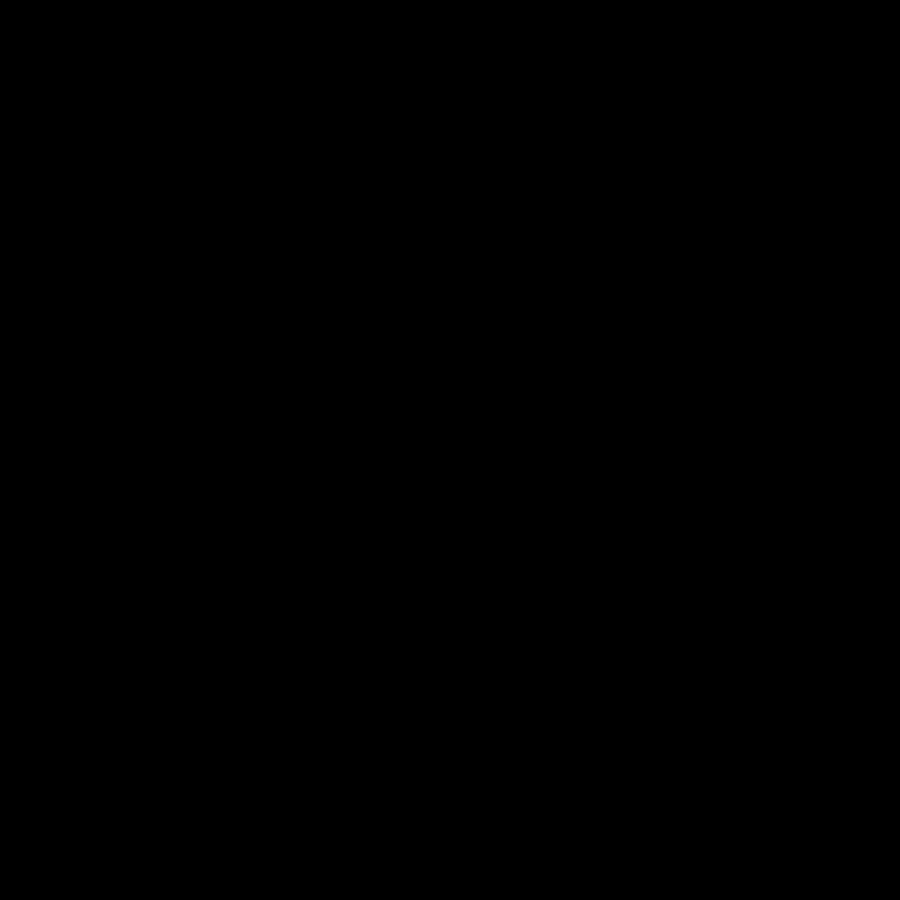
Frame 1 (no input)
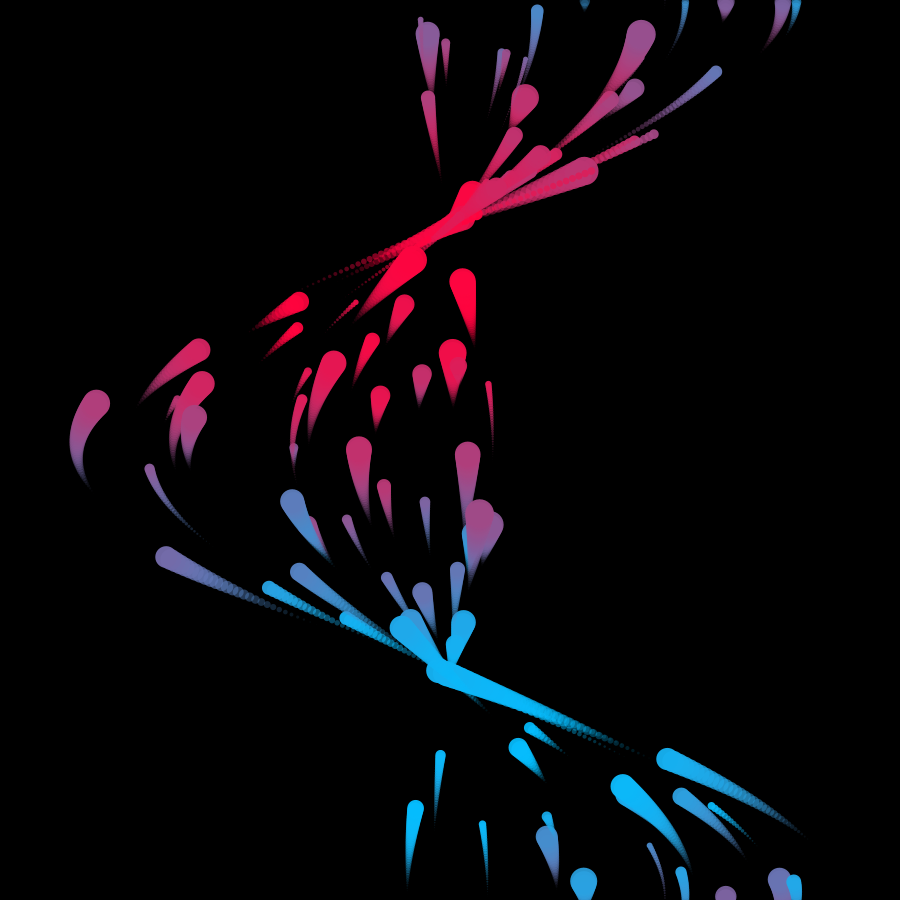
Frame 60 (the mouse pressed at the canvas centre just before this capture)
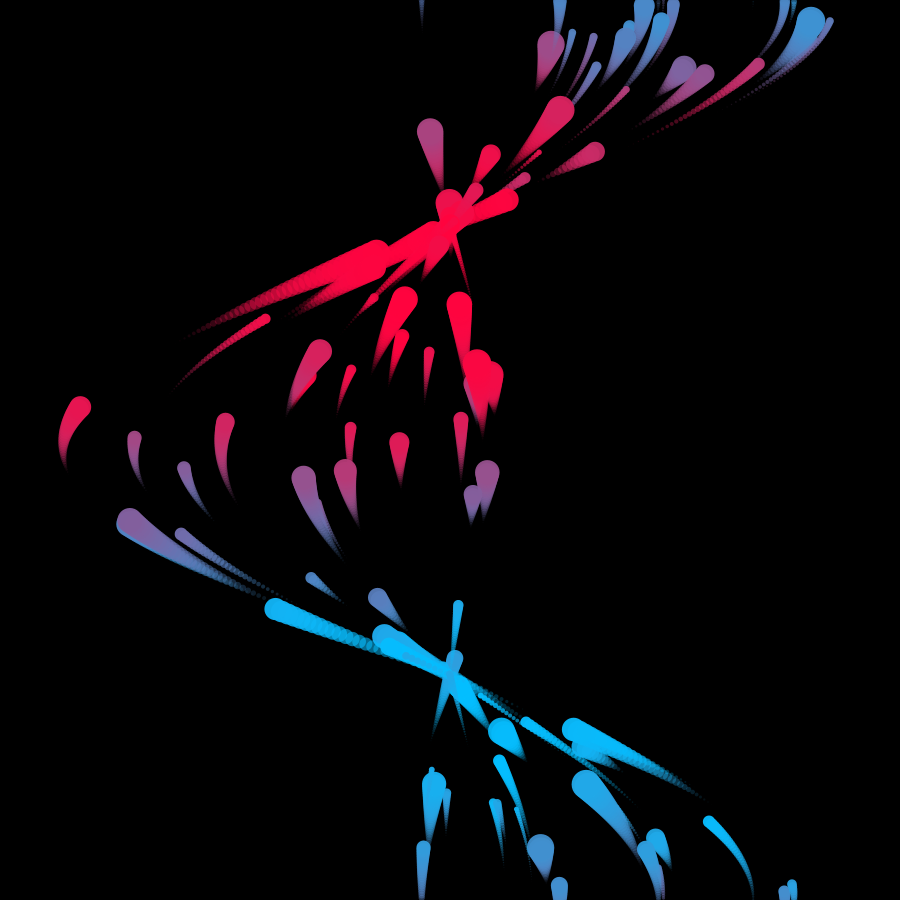
Frame 120 (the mouse held since frame 60 and released just before this capture)

The Processing sketch that drew these frames (run headless with seeded random() and noise(); from frame 60 on, the mouse is pressed at the canvas centre):

// Processing sketch: sketch_77
// ── sketch_77.pde
int m = 100;
Particle[] thing = new Particle[m];

int numFrames = 360;
float t;
void setup() {
  size(900, 900);
  
  for(int i=0;i<m;i++) {
    thing[i] = new Particle();
  }
}

void draw() {
  t = ((float)frameCount/numFrames)%1;
  background(0);
  
  translate(width/2, height);
  for(int i=0;i<m;i++) {
    thing[i].show();
  }
}

class Color {
  color c;
  Color(color c) {
    this.c = c;
  }
}

class Particle {
  ArrayList<PVector> tail = new ArrayList();
  ArrayList<Color> tailCol = new ArrayList();
  int limit = 30;
  
  float amp;
  float per;
  float offset;
  float cOff;
  float radius;
  
  color c1 = color(#03BEFF);
  color c2 = color(#FF033E);
  
  Particle() {
    amp = random(-50, 400);
    per = random(1, 2);
    offset = random(0, 1);
    cOff = random(0, PI/4);
    radius = random(5, 30);
    limit = (int)random(10, 40);
  }
  
  void show() {
    float x = amp*cos(TAU*t + offset*TAU);
    float y = -(height*(t+offset)%height);
    
    float amt = map(cos(TAU*t + TAU*offset + cOff + PI/2), -1, 1, 0, 1);
    color col = lerpColor(c1, c2, amt);
    
    tailCol.add(new Color(col));
    tail.add(new PVector(x, y));
    if(tail.size() > limit) {
      tail.remove(0);
      tailCol.remove(0);
    }
    
    noStroke();
    for(int i=0;i<tail.size();i++) {
      float r = map(i, 0, tail.size(), 0, radius);
      fill(tailCol.get(i).c, map(i, 0, tail.size(), 0, 255));
      ellipse(tail.get(i).x, tail.get(i).y, r, r);
    }
  }
}
